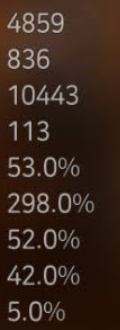
#> input picture final_pillow_crop_only_num.jpg, 120 x 330 px
$ python plot_threshold.py
#> lines starting #> are read from the running program, lines starting #| are printed output that depends on the picture; after the words box and inside, x2 and y2 are one past the last pixel; in counts of white or black regions, pixels touching at a corner belong together
import cv2 as cv
#import numpy as np
from matplotlib import pyplot as plt

img = cv.imread('final_pillow_crop_only_num.jpg', 0)
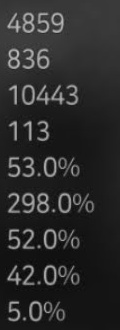
#> img: shape (330, 120); min 7, max 189, mean 43.6
# img = cv.cvtColor(img, cv.COLOR_BGR2GRAY)
th3 = cv.adaptiveThreshold(img, 255, cv.ADAPTIVE_THRESH_GAUSSIAN_C,
                           cv.THRESH_BINARY, 11, 2)
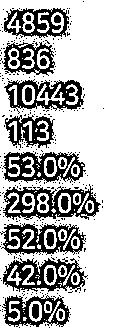
#> th3: shape (330, 120); 70.2% white; 298 black regions (264 under 20 px), largest, box (x1, y1, x2, y2) and area: (3, 184, 101, 220) 1449, (3, 258, 88, 292) 1323, (0, 223, 86, 255) 1316
plt.imshow(th3, 'gray')
plt.show()
